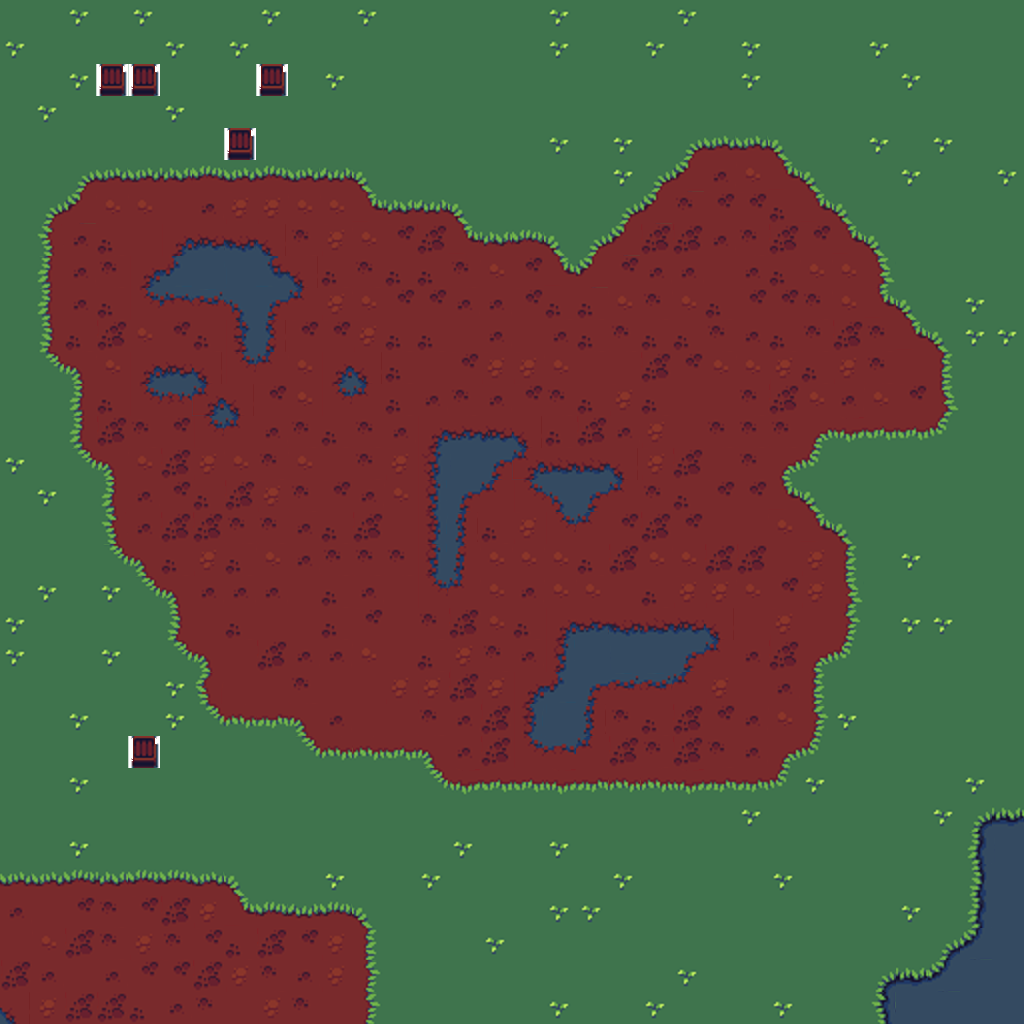

Tiled map render using the project's own tile images. Description and the map definition, with tile-layer contents summarised, below:
An orthogonal 32x32 tile map with 32x32 px tiles, 2 tile layers (Layer0, Layer1), 2 hidden layers not drawn, 2 tilesets.

<map version="1.2" tiledversion="1.2.1" orientation="orthogonal" renderorder="right-down" width="32" height="32" tilewidth="32" tileheight="32" infinite="0" nextlayerid="5" nextobjectid="1">
 <tileset firstgid="1" name="Meta" tilewidth="32" tileheight="32" tilecount="9" columns="3">
  <image source="../assets/New Piskel(6).png" trans="e98183" width="96" height="96" />
  <terraintypes>
   <terrain name="Mood" tile="0" />
  </terraintypes>
  <tile id="0" terrain="0,0,0,0">
   <properties>
    <property name="Name" value="Ground" />
   </properties>
  </tile>
  <tile id="1">
   <properties>
    <property name="Name" value="Mood" />
   </properties>
  </tile>
  <tile id="2">
   <properties>
    <property name="Name" value="pathway" />
   </properties>
  </tile>
  <tile id="3">
   <properties>
    <property name="Name" value="Obstacle" />
   </properties>
  </tile>
  <tile id="4">
   <properties>
    <property name="Name" value="Bedrock" />
   </properties>
  </tile>
 </tileset>
 <tileset firstgid="10" name="sheet" tilewidth="32" tileheight="32" tilecount="288" columns="24">
  <image source="../assets/sheet.png" trans="e98183" width="768" height="384" />
  <terraintypes>
   <terrain name="Grass" tile="48" />
   <terrain name="Dirst" tile="48" />
   <terrain name="Water" tile="48" />
  </terraintypes>
  <tile id="0" terrain="0,0,0,1" />
  <tile id="1" terrain="0,0,1,1" />
  <tile id="2" terrain="0,0,1,1" />
  <tile id="3" terrain="0,0,1,1" />
  <tile id="4" terrain="0,0,1,1" />
  <tile id="5" terrain="0,0,1,0" />
  <tile id="6" terrain="0,0,0,0" />
  <tile id="24" terrain="0,1,0,1" />
  <tile id="25" terrain="1,1,1,0" />
  <tile id="26" terrain="1,1,0,1" />
  <tile id="27" terrain="1,1,1,1" />
  <tile id="28" terrain="1,1,1,1" />
  <tile id="29" terrain="1,0,1,0" />
  <tile id="48" terrain="0,1,0,1" />
  <tile id="49" terrain="1,0,1,1" />
  <tile id="50" terrain="0,1,1,1" />
  <tile id="51" terrain="1,1,1,1" />
  <tile id="52" terrain="1,1,1,1" />
  <tile id="53" terrain="1,0,1,0" />
  <tile id="72" terrain="0,1,0,1" />
  <tile id="73" terrain="0,1,1,0" />
  <tile id="74" terrain="1,0,0,1" />
  <tile id="75" terrain="1,1,1,1" />
  <tile id="76" terrain="1,1,1,1" />
  <tile id="77" terrain="1,0,1,0" />
  <tile id="96" terrain="0,1,0,1" />
  <tile id="97" terrain="1,0,0,1" />
  <tile id="98" terrain="0,1,1,0" />
  <tile id="99" terrain="1,1,1,1" />
  <tile id="100" terrain="1,1,1,1" />
  <tile id="101" terrain="1,0,1,0" />
  <tile id="120" terrain="0,1,0,0" />
  <tile id="121" terrain="1,1,0,0" />
  <tile id="122" terrain="1,1,0,0" />
  <tile id="123" terrain="1,1,0,0" />
  <tile id="124" terrain="1,1,0,0" />
  <tile id="125" terrain="1,0,0,0" />
  <tile id="144" terrain="0,0,0,2" />
  <tile id="145" terrain="0,0,2,2" />
  <tile id="146" terrain="0,0,2,2" />
  <tile id="147" terrain="0,0,2,2" />
  <tile id="148" terrain="0,0,2,2" />
  <tile id="149" terrain="0,0,2,0" />
  <tile id="150" terrain="0,0,0,0" />
  <tile id="151" terrain="1,1,1,2" />
  <tile id="152" terrain="1,1,2,2" />
  <tile id="153" terrain="1,1,2,2" />
  <tile id="154" terrain="1,1,2,2" />
  <tile id="155" terrain="1,1,2,2" />
  <tile id="156" terrain="1,1,2,1" />
  <tile id="168" terrain="0,2,0,2" />
  <tile id="169" terrain="2,2,2,0" />
  <tile id="170" terrain="2,2,0,2" />
  <tile id="171" terrain="2,2,2,2" />
  <tile id="172" terrain="2,2,2,2" />
  <tile id="173" terrain="2,0,2,0" />
  <tile id="174" terrain="0,0,0,0" />
  <tile id="175" terrain="1,2,1,2" />
  <tile id="176" terrain="2,2,2,1" />
  <tile id="177" terrain="2,2,1,2" />
  <tile id="178" terrain="2,2,2,2" />
  <tile id="179" terrain="2,2,2,2" />
  <tile id="180" terrain="2,1,2,1" />
  <tile id="192" terrain="0,2,0,2" />
  <tile id="193" terrain="2,0,2,2" />
  <tile id="194" terrain="0,2,2,2" />
  <tile id="195" terrain="2,2,2,2" />
  <tile id="196" terrain="2,2,2,2" />
  <tile id="197" terrain="2,0,2,0" />
  <tile id="198" terrain="0,0,0,0" />
  <tile id="199" terrain="1,2,1,2" />
  <tile id="200" terrain="2,1,2,2" />
  <tile id="201" terrain="1,2,2,2" />
  <tile id="202" terrain="2,2,2,2" />
  <tile id="203" terrain="2,2,2,2" />
  <tile id="204" terrain="2,1,2,1" />
  <tile id="216" terrain="0,2,0,2" />
  <tile id="217" terrain="0,2,2,0" />
  <tile id="218" terrain="2,0,0,2" />
  <tile id="219" terrain="2,2,2,2" />
  <tile id="220" terrain="2,2,2,2" />
  <tile id="221" terrain="2,0,2,0" />
  <tile id="222" terrain="0,0,0,0" />
  <tile id="223" terrain="1,2,1,2" />
  <tile id="224" terrain="1,2,2,1" />
  <tile id="225" terrain="2,1,1,2" />
  <tile id="226" terrain="2,2,2,2" />
  <tile id="227" terrain="2,2,2,2" />
  <tile id="228" terrain="2,1,2,1" />
  <tile id="240" terrain="0,2,0,2" />
  <tile id="241" terrain="2,0,0,2" />
  <tile id="242" terrain="0,2,2,0" />
  <tile id="243" terrain="2,2,2,2" />
  <tile id="244" terrain=",2,2,2" />
  <tile id="245" terrain="2,0,2,0" />
  <tile id="246" terrain="0,0,0,0" />
  <tile id="247" terrain="1,2,1,2" />
  <tile id="248" terrain="2,1,1,2" />
  <tile id="249" terrain="1,2,2,1" />
  <tile id="250" terrain="2,2,2,2" />
  <tile id="251" terrain="2,2,2,2" />
  <tile id="252" terrain="2,1,2,1" />
  <tile id="264" terrain="0,2,0,0" />
  <tile id="265" terrain="2,2,0,0" />
  <tile id="266" terrain="2,2,0,0" />
  <tile id="267" terrain="2,2,0,0" />
  <tile id="268" terrain="2,2,0,0" />
  <tile id="269" terrain="2,0,0,0" />
  <tile id="270" terrain="0,0,0,0" />
  <tile id="271" terrain="1,2,1,1" />
  <tile id="272" terrain="2,2,1,1" />
  <tile id="273" terrain="2,2,1,1" />
  <tile id="274" terrain="2,2,1,1" />
  <tile id="275" terrain="2,2,1,1" />
  <tile id="276" terrain="2,1,1,1" />
 </tileset>
 <layer id="2" name="Layer0" width="32" height="32">
  <data>[1024 cells, 1024 non-empty, 77 distinct tile ids]</data>
 </layer>
 <layer id="1" name="Layer1" width="32" height="32">
  <data>[1024 cells, 5 non-empty, 1 distinct tile ids]</data>
 </layer>
 <layer id="4" name="LayerSky" width="32" height="32" visible="0">
  <data>[1024 cells, 0 non-empty, 0 distinct tile ids]</data>
 </layer>
 <layer id="3" name="LayerMeta" width="32" height="32" visible="0" opacity="0.43">
  <data>[1024 cells, 1024 non-empty, 3 distinct tile ids]</data>
 </layer>
</map>